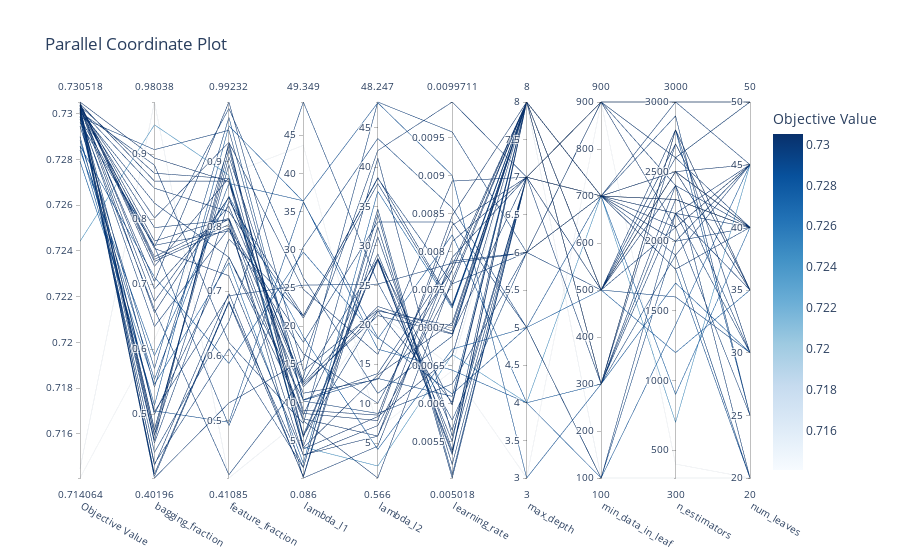

Notebook source saved alongside this figure:
### Code cell
import optuna.visualization as ov

ov.plot_parallel_coordinate(hptune)
